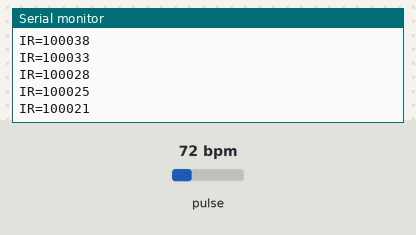
This sketch was run on a simulated ESP32. Parts: the last lines printed to the serial monitor. The test bench sets the inputs (shaded band); at power-on: pulse 72 bpm.

Above: at 3.2 s.
3.3 s: pulse set to 42 bpm
At 3.8 s:
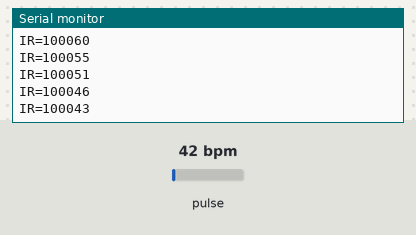
4.8 s: pulse set to 70 bpm
At 5.7 s:
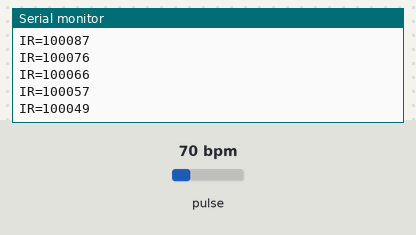
Timing chart, 0 to 7.8 s (numbered marks = the images above; inputs shaded):
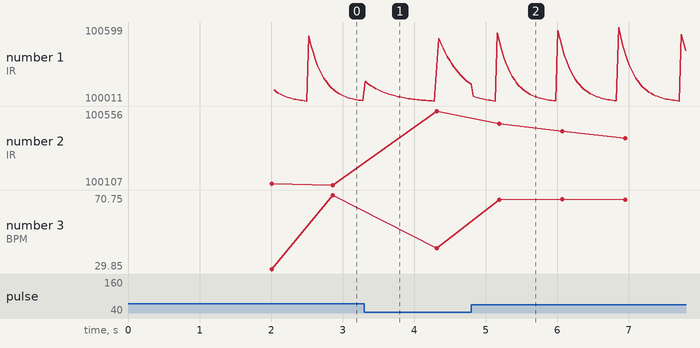

The sketch:

Armband_Accelerometer_Heart_Rate_Code.ino
```cpp
#include <Wire.h>
#include "MAX30105.h"
#include "heartRate.h"

MAX30105 particleSensor;

const byte RATE_SIZE = 4;
byte rates[RATE_SIZE];
byte rateSpot = 0;
long lastBeat = 0;

float beatsPerMinute;
int beatAvg;

void setup()
{
  Serial.begin(115200);
  delay(2000);

  Serial.println("MAX30102 Heart Rate Test");

  // ESP32 I2C pins
  Wire.begin(21, 22);

  if (!particleSensor.begin(Wire, I2C_SPEED_FAST))
  {
    Serial.println("MAX30102 NOT FOUND!");
    while (1);
  }

  Serial.println("MAX30102 Found!");

  particleSensor.setup();
  particleSensor.setPulseAmplitudeRed(0x1F);
  particleSensor.setPulseAmplitudeIR(0x1F);
  particleSensor.setPulseAmplitudeGreen(0);
}

void loop()
{
  long irValue = particleSensor.getIR();

  Serial.print("IR=");
  Serial.print(irValue);

  if (checkForBeat(irValue))
  {
    long delta = millis() - lastBeat;
    lastBeat = millis();

    beatsPerMinute = 60 / (delta / 1000.0);

    if (beatsPerMinute < 255 && beatsPerMinute > 20)
    {
      rates[rateSpot++] = (byte)beatsPerMinute;
      rateSpot %= RATE_SIZE;

      beatAvg = 0;
      for (byte x = 0; x < RATE_SIZE; x++)
        beatAvg += rates[x];

      beatAvg /= RATE_SIZE;
    }

    Serial.print("  BPM=");
    Serial.print(beatsPerMinute);

    Serial.print("  Avg BPM=");
    Serial.print(beatAvg);
  }

  Serial.println();

  delay(20);
}
```

Measured:
- after the input at 3.3 s, the serial monitor: prints a new line at once (image 1)
- plotted number 2: 100107 → 100556 after the input at 3.3 s
- plotted number 3: 70.75 → 41.27 after the input at 3.3 s
